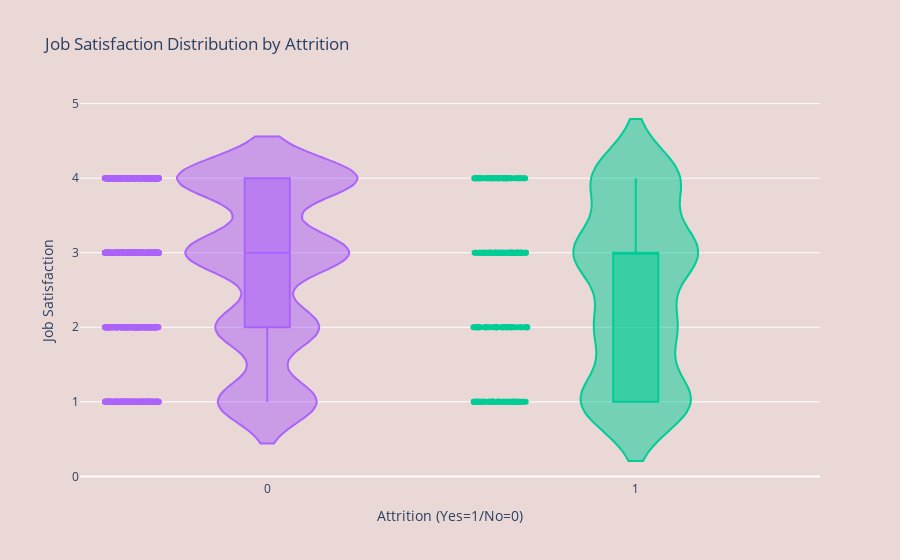

Notebook code cell kept with this figure:
### Markdown cell above
**Insight**: Employees with 6-8 years since their last promotion show the highest attrition rate, followed by 0-2 years and 4-6 years. This suggests that a lack of career advancement opportunities drives attrition, particularly after several years, indicating the need for improved promotion pathways.

### Code cell
# 6. Violin Plot: Job Satisfaction Distribution by Attrition
fig_violin_satisfaction = px.violin(
    df,
    x="Attrition",
    y="JobSatisfaction",
    color="Attrition",
    box=True,
    points="all",
    labels={"Attrition": "Attrition (Yes=1/No=0)", "JobSatisfaction": "Job Satisfaction"},
    title="Job Satisfaction Distribution by Attrition",
    color_discrete_map={"1": "#d53e4f", "0": "#3288bd"}  
)
fig_violin_satisfaction.update_layout(plot_bgcolor="#E9D8D6", paper_bgcolor="#E9D8D6", showlegend=False)
fig_violin_satisfaction.show()

### Figure 1 — Plotly figure (JSON) as saved in the notebook; plotly's stock layout.template omitted (floating-point values rounded to 4 significant figures; data arrays with more than 128 entries replaced by an {"elided": "..."} marker saying what was removed)
{"data": [{"alignmentgroup": "True", "box": {"visible": true}, "hovertemplate": "Attrition (Yes=1/No=0)=%{x}<br>Job Satisfaction=%{y}<extra></extra>", "legendgroup": "1", "marker": {"color": "#00cc96"}, "name": "1", "offsetgroup": "1", "orientation": "v", "points": "all", "scalegroup": "True", "showlegend": true, "type": "violin", "x": {"elided": "237 int values"}, "x0": " ", "xaxis": "x", "y": {"elided": "237 int values"}, "y0": " ", "yaxis": "y"}, {"alignmentgroup": "True", "box": {"visible": true}, "hovertemplate": "Attrition (Yes=1/No=0)=%{x}<br>Job Satisfaction=%{y}<extra></extra>", "legendgroup": "0", "marker": {"color": "#ab63fa"}, "name": "0", "offsetgroup": "0", "orientation": "v", "points": "all", "scalegroup": "True", "showlegend": true, "type": "violin", "x": {"elided": "1233 int values"}, "x0": " ", "xaxis": "x", "y": {"elided": "1233 int values"}, "y0": " ", "yaxis": "y"}], "layout": {"legend": {"title": {"text": "Attrition (Yes=1/No=0)"}, "tracegroupgap": 0}, "paper_bgcolor": "#E9D8D6", "plot_bgcolor": "#E9D8D6", "showlegend": false, "title": {"text": "Job Satisfaction Distribution by Attrition"}, "violinmode": "overlay", "xaxis": {"anchor": "y", "categoryarray": [1, 0], "categoryorder": "array", "domain": [0, 1], "title": {"text": "Attrition (Yes=1/No=0)"}}, "yaxis": {"anchor": "x", "domain": [0, 1], "title": {"text": "Job Satisfaction"}}}}
